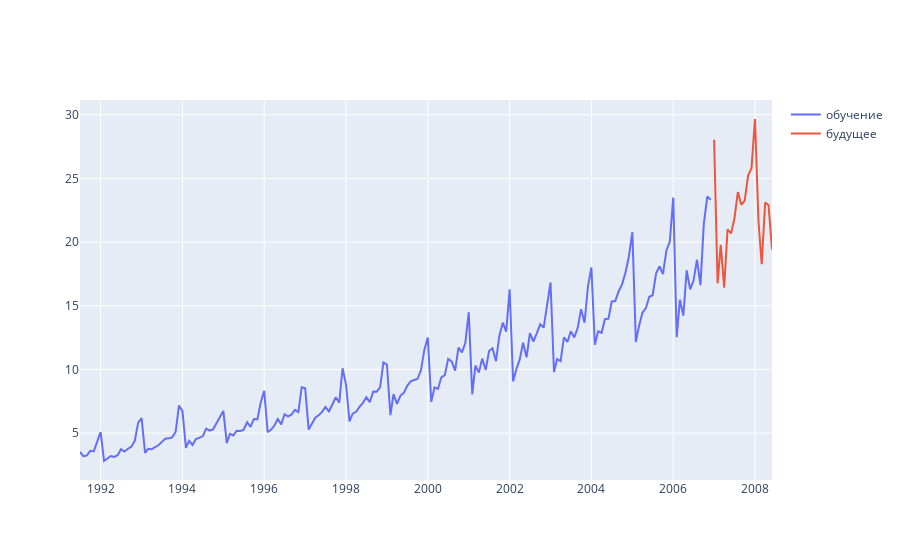

The notebook cell saved with this chart:
### Markdown cell above
Визуализируем на интерактивном графике обучение и тестовую часть

### Code cell
fig = go.Figure()
fig.add_trace(go.Scatter(x=train_data.index, y=list(train_data), 
                         mode='lines', name='обучение'))
fig.add_trace(go.Scatter(x=predict_data.index, y=list(predict_data), 
                         mode='lines', name='будущее'))
fig.show()

### Figure 1 — Plotly figure (JSON) as saved in the notebook; plotly's stock layout.template omitted (floating-point values rounded to 4 significant figures; data arrays with more than 128 entries replaced by an {"elided": "..."} marker saying what was removed)
{"data": [{"mode": "lines", "name": "обучение", "type": "scatter", "x": {"elided": "186 str values"}, "y": {"elided": "186 float values"}}, {"mode": "lines", "name": "будущее", "type": "scatter", "x": ["2007-01-01T00:00:00", "2007-02-01T00:00:00", "2007-03-01T00:00:00", "2007-04-01T00:00:00", "2007-05-01T00:00:00", "2007-06-01T00:00:00", "2007-07-01T00:00:00", "2007-08-01T00:00:00", "2007-09-01T00:00:00", "2007-10-01T00:00:00", "2007-11-01T00:00:00", "2007-12-01T00:00:00", "2008-01-01T00:00:00", "2008-02-01T00:00:00", "2008-03-01T00:00:00", "2008-04-01T00:00:00", "2008-05-01T00:00:00", "2008-06-01T00:00:00"], "y": [28.04, 16.76, 19.79, 16.43, 21.0, 20.68, 21.83, 23.93, 22.93, 23.26, 25.25, 25.81, 29.67, 21.65, 18.26, 23.11, 22.91, 19.43]}], "layout": {}}
